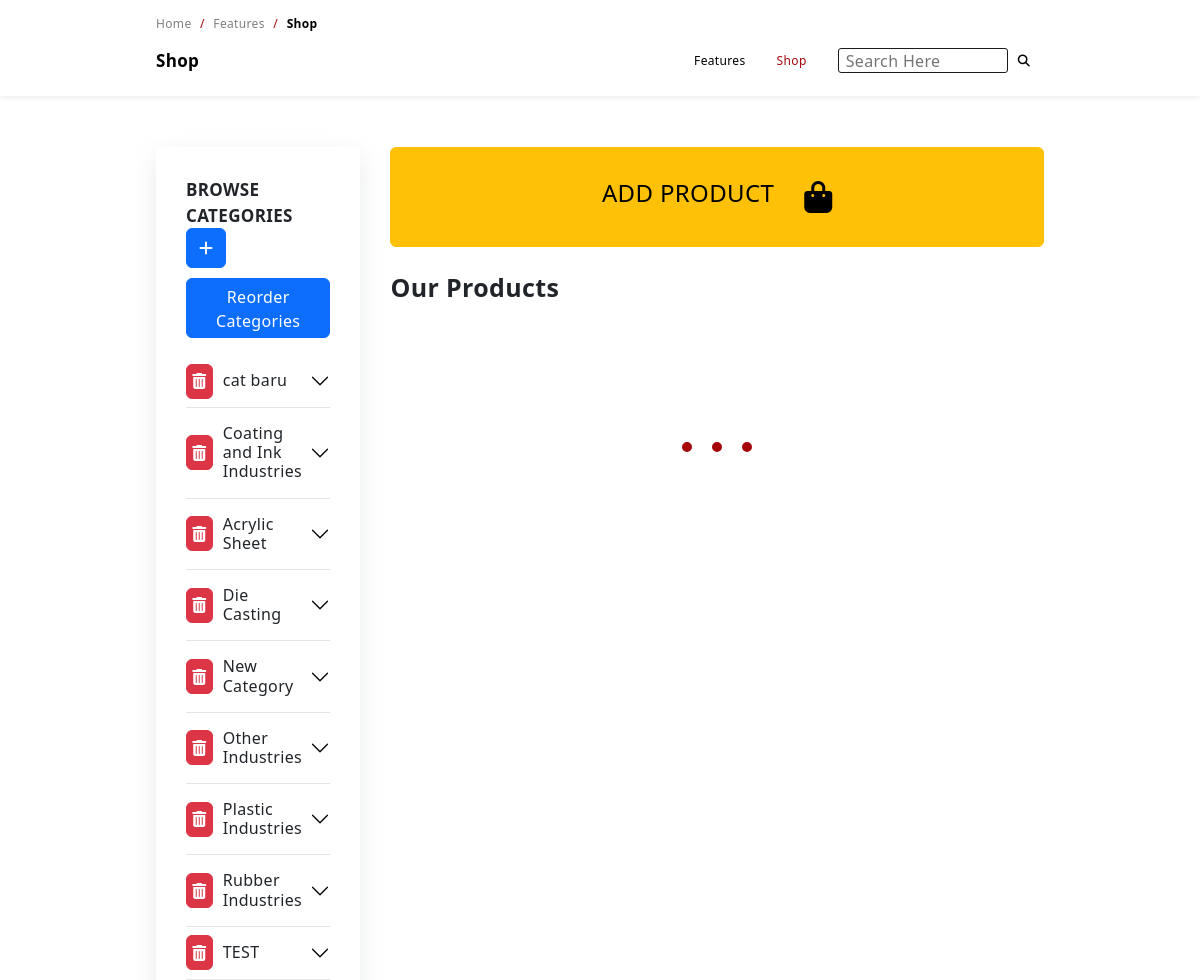
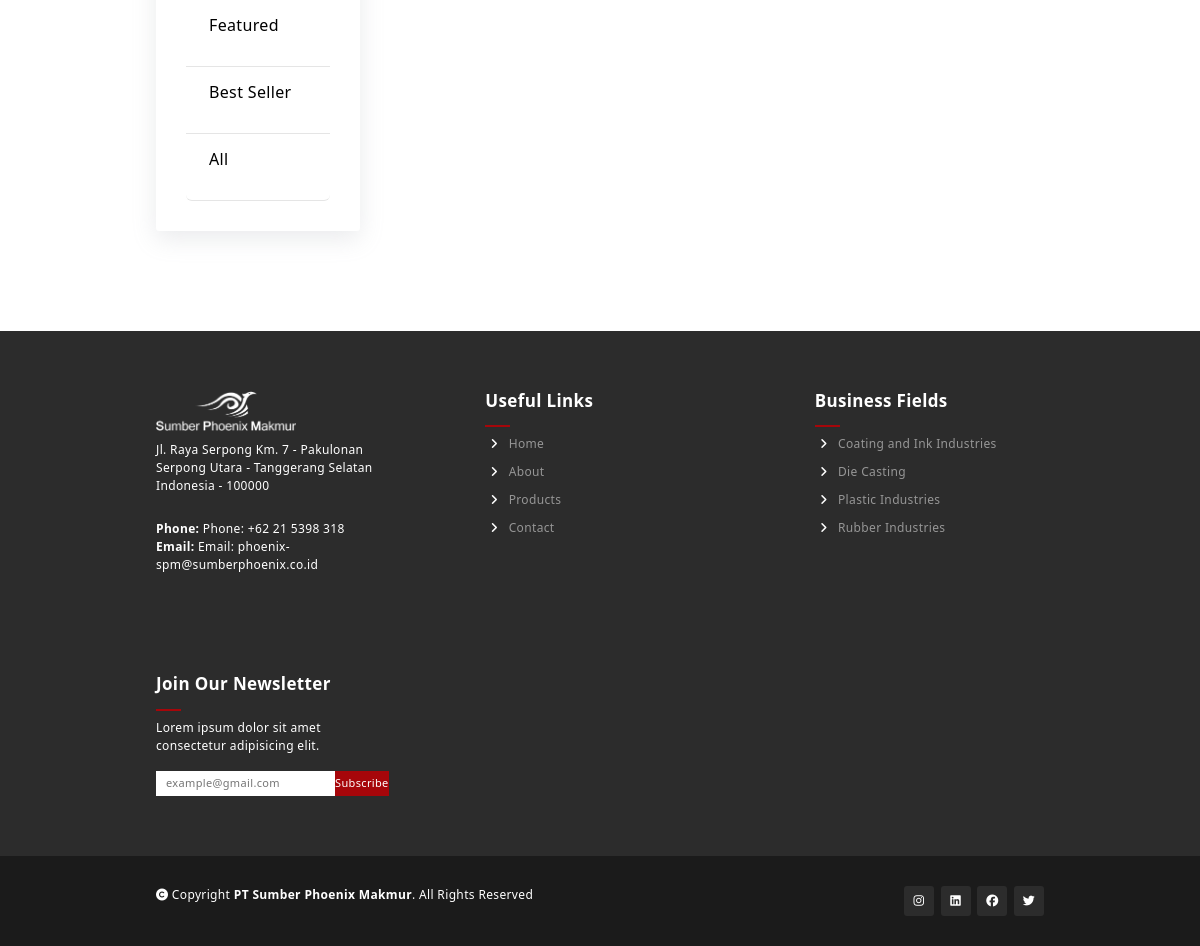
Screenshot of /admin/shop.php (signed in) with the database file from the repository (2 pictures, top to bottom).
### tables this page shows
CREATE TABLE `categories` (
  `cat_id` int(11) NOT NULL,
  `cat_code` varchar(100) NOT NULL,
  `cat_name` varchar(255) NOT NULL,
  `cat_img` text NOT NULL,
  `status` tinyint(1) NOT NULL DEFAULT 1,
  `order_by` int(11) NOT NULL
);

CREATE TABLE `company_profile` (
  `id_fitur` int(11) NOT NULL,
  `fitur_name` text NOT NULL,
  `fitur_data` text DEFAULT NULL
);

### admin/shop.php (the view, shortened to what this page needs)
<?php
include 'api/connect.php';
?>
<!DOCTYPE html>
<html lang="en">
<head>
    <link href="https://cdn.jsdelivr.net/npm/bootstrap@5.2.0-beta1/dist/css/bootstrap.min.css" rel="stylesheet">
    <link rel="stylesheet" href="../style.css">
    <link rel="stylesheet" href="../style/nav.css">
    <link rel="stylesheet" href="../style/footer.css">
    <link rel="stylesheet" href="../style/copyright.css">
    <link rel="stylesheet" href="../style/nav_templates.css">
    <link rel="stylesheet" href="../style/product/nav.css">
    <link rel="stylesheet" href="../style/product/shop.css">
    <link rel="stylesheet" href="style/shop.css">
</head>
<body>
    <nav class="navbar active fixed-top navbar-expand-lg">
        <div class="paragraph">
            <a href="index.php">Home </a>
            <span>/</span>
            <a href="./product.php">Features </a>
            <span>/</span>
            <strong class="product">Shop</strong>
        </div>
        <div class="container-fluid">
            <div class="navbar-brand">
                <div class="sub-heading">Shop</div>
            </div>
            <div class="collapse navbar-collapse" id="navbarSupportedContent">
                <ul class="navbar-nav mr-auto w-100 justify-content-end">
                    <li class="nav-item">
                        <a class="nav-link paragraph" href="./product.php">Features</a>
                    </li>
                    <li class="nav-item active">
                        <a class="nav-link paragraph" href="#">Shop</a>
                    </li>
                    <li class="nav-item">
                        <a class="nav-link paragraph">
                            <form autocomplete="off" action="/action_page.php" style="display:flex;justify-content:center;align-items:center;border:none;">
                                <div class="autocomplete">
                                    <input id="searchbar" type="text" name="search" onkeyup="searchProduct()"  class="search-bar" placeholder="Search Here" >
                                </div>
                                <i class="fa-solid fa-magnifying-glass search-icon"></i>
                            </form>
                        </a>
                    </li>
                </ul>
            </div>
        </div>
    </nav>
    <section class="product-section section-extra">
        <div class="container-fluid">
            <div class="filter-container">
                <div class="categories filters accordion" id="accordionExample">
                    <div class="filter-title sub-heading">
                        BROWSE CATEGORIES
                        <button type="button" class="btn btn-primary" data-bs-toggle="modal" data-bs-target="#addCatModal">
                            <i class="fa-solid fa-plus"></i>
                        </button>
                        <button type="button" class="btn btn-primary" style="width:100%;margin-top:10px;height:60px;" data-bs-toggle="modal" data-bs-target="#reorderModal">
                           Reorder Categories
                        </button>
                    </div>
                    <?php
                        $stmt =$conn->prepare("SELECT * FROM categories where status = 1 ORDER BY order_by asc");
                        $stmt->execute();
                        while($cat = $stmt->fetch()):
                    ?>
                    <div class="category accordion-item <?= $cat['cat_code'] ?>">
                        <h2 class="accordion-header" id="heading-<?= $cat['cat_code'] ?>">
                            <button class="btn btn-danger delCatBut" code="<?= $cat['cat_code'] ?>"><i class="fa-solid fa-trash-can"></i></button>
                            <button class="accordion-button collapsed" type="button" data-bs-toggle="collapse" data-bs-target="#collapse-<?= $cat['cat_code'] ?>" aria-expanded="false" aria-controls="collapse-<?= $cat['cat_code'] ?>">
                                <?= $cat['cat_name'] ?>
                            </button>
                        </h2>
                    </div>
                    <?php endwhile; ?>
                    <div class="category accordion-item featured">
                        <p class="accordion-header" id="heading-featured ?>">
                            <div class="category-item" id="featured">
                               Featured
                            </div>
                        </p>
                    </div>
                    <div class="category accordion-item bestseller">
                        <p class="accordion-header" id="heading-bestseller ?>">
                            <div class="category-item" id="bestseller">
                               Best Seller
                            </div>
                        </p>
                    </div>
                    <div class="category accordion-item All">
                        <p class="accordion-header" id="heading-All ?>">
                            <div class="category-item" id="random">
                                <?= 'All' ?>
                            </div>
                        </p>
                    </div>
                </div>
            </div>
            <div class="product-container">
                <button class="btn btn-warning addProduct" data-bs-toggle="modal" data-bs-target="#addProductModal" style="width:100%;height:100px;display:flex;justify-content:center;align-items:center"> <h4 style="margin-right:30px">ADD PRODUCT</h4> <i class="fa-solid fa-bag-shopping fa-2xl"></i></button>
                <div class="product-category-title">Our Products</div>
                <div class="loader">
                    <span class="loader__element"></span>
                    <span class="loader__element"></span>
                    <span class="loader__element"></span>
                </div>
            </div>
        </div>
    </section>
    <?php include 'bottombar.php'  ?>
</body>
</html>

### admin/bottombar.php
<?php
function getData1($fiturNama,$conn){
    $stmt = $conn->prepare('SELECT * FROM company_profile where fitur_name =? ');
    $stmt->execute([$fiturNama]);
    $temp = $stmt->fetch();
    $data = $temp['fitur_data'];
    return $data;
}
?>
<section class="footer-section">
        <div class="container-fluid grid">
            <div class="company-information">
                <div class="company-logo">
                    <img src="../src/<?= getData1('logo',$conn) ?>" id="company-logo" alt="">
                </div>
                <div class="company-address">
                    <p class="paragraph" col="address"><?= getData1('address',$conn)?> </p>
                </div>
                <div class="company-phone">
                    <p class="paragraph" col="phone"><strong>Phone: </strong><?= getData1('phone',$conn) ?></p>
                </div>
                <div class="company-email">
                    <p class="paragraph" col="email"><strong>Email: </strong><?= getData1('email',$conn) ?></p>
                </div>
            </div>
            <div class="useful-links">
                <h2 class="sub-heading underline">Useful Links</h2>
                <a class="footer-item" href="#">
                    <i class="fa-solid fa-angle-right"></i>
                    Home
                </a>
                <a class="footer-item" href="#about">
                    <i class="fa-solid fa-angle-right"></i>
                    About
                </a>
                <a class="footer-item" href="./templates/product.html">
                    <i class="fa-solid fa-angle-right"></i>
                    Products
                </a>
                <a class="footer-item" href="./templates/contact.html">
                    <i class="fa-solid fa-angle-right"></i>
                    Contact
                </a>
            </div>
            <div class="business-fields useful-links">
                <h2 class="sub-heading underline">Business Fields</h2>
                <?php
                    $stmt=$conn->prepare("SELECT c.cat_code as cat_code,c.cat_name as cat_name,c.cat_id as cat_id,c.cat_img as cat_img, count(s.sub_id)
                    FROM categories c
                    join subcategories s on c.cat_id = s.cat_id
                    join product_subcategory ps  on s.sub_id = ps.subcategory_id
                    join products p on ps.product_id = p.product_id
                    where c.status = 1 and s.status = 1 and p.status = 1 GROUP BY c.cat_id HAVING COUNT(ps.product_id) > 0 order by c.order_by ASC");
                    $stmt->execute();
                    while($cat = $stmt->fetch()):
                ?>
                <a class="footer-item" href="./shop.php?cateCode=<?= $cat['cat_code'] ?>">
                    <i class="fa-solid fa-angle-right"></i>
                    <?= $cat['cat_name'] ?>
                </a>
                <?php endwhile; ?>
            </div>
            <div class="newsletter">
                <h2 class="sub-heading underline">Join Our Newsletter</h2>
                <p class="paragraph" col="newsletter_desc"><?= getData1('newsletter_desc',$conn)?></p>
                <div class="email-input">
                    <input type="email" placeholder="example@gmail.com">
                    <button class="custom-button btn" type="button">Subscribe</button>
                </div>
            </div>
        </div>
    </section>
    <footer class="copyright-footer">
        <div class="container-fluid">
            <div class="copyright paragraph">
                <i class="fa-solid fa-copyright"></i>
                Copyright <strong>PT Sumber Phoenix Makmur</strong>. All Rights Reserved
            </div>
            <div class="copyright-social-media">
                <div class="icon-container-box">
                    <a href="<?= getData1('instagram',$conn) ?>" class="fa-brands fa-instagram"></a>
                </div>
                <div class="icon-container-box">
                    <a href="<?= getData1('linkedin',$conn) ?>" class="fa-brands fa-linkedin"></a>
                </div>
                <div class="icon-container-box">
                    <a href="<?= getData1('facebook',$conn) ?>" class="fa-brands fa-facebook"></a>
                </div>
                <div class="icon-container-box">
                    <a href="<?= getData1('twitter',$conn) ?>" class="fa-brands fa-twitter"></a>
                </div>
            </div>
        </div>
    </footer>

### style.css (style rules this page uses)
* { padding: 0; margin: 0; letter-spacing: 0.35px; -webkit-box-sizing: border-box; -moz-box-sizing: border-box; box-sizing: border-box; }
html { overflow-x: hidden; scroll-behavior: smooth; background: white; }
:root { --yellow: #a6060a; --black: #1B1B1B; --light-black: #2C2C2C; }
section { display: flex; justify-content: center; width: 100vw; }
.navbar, footer { display: flex !important; justify-content: center; }
footer { width: 100vw; }
a { text-decoration: none; }
.custom-button { color: white; background-color: var(--yellow); transition: 0.7s ease; padding: 0; border-color: rgba(0, 0, 0, 0); border-radius: 5px; display: flex; justify-content: center; align-items: center; }
.sub-heading { font-size: 17px; font-weight: bold; }
.grid { display: grid; grid-template-columns: repeat(auto-fit, minmax(300px, 1fr)); gap: 20px; }
.paragraph { font-size: 12px; }
.container-fluid { padding: 0; margin: 0; padding-right: 13vw; padding-left: 13vw; width: 100%; max-width: 1900px; }
.section-extra { padding-top: 120px; padding-bottom: 100px; }
.underline { position: relative; padding-bottom: 16px; }
.underline:after { display: block; content: ''; width: 70px; height: 4px; background: var(--yellow); position: absolute; bottom: 0; left: 50%; transform: translate(-50%, -50%); }
.accordion-item { border: none; border-bottom: 1px solid rgba(0, 0, 0, 0.1); }
.accordion-item .accordion-button { padding-left: 0; padding-right: 0; border: none; box-shadow: none; outline: none; }
.accordion-item .accordion-button.collapsed::after { width: 20px; height: 20px; object-fit: cover; }

### style/nav.css (style rules this page uses)
.navbar { background-color: white; box-shadow: 0 1px 6px 0 rgba(0, 0, 0, 0.1); padding-top: 13px; padding-bottom: 13px; }
.navbar-nav { align-items: center; }
.navbar-brand { margin-right: 0; }
.nav-link { transition: 0.3s ease; border-radius: 5px; margin-left: 15px; color: black; }
.navbar .nav-item { transition: 0.3s ease; }
.navbar .nav-item.active a { color: var(--yellow); }

### style/footer.css (style rules this page uses)
.footer-section { background-color: var(--light-black); height: auto; padding-top: 60px; padding-bottom: 60px; color: white; }
.footer-section .useful-links { display: flex; flex-direction: column; }
.footer-section .underline:after { left: 0 !important; transform: translate(0); width: 25px; height: 2px; }
.footer-section .footer-item { margin-left: 5px; font-size: 12px; color: rgba(255, 255, 255, 0.5); margin-bottom: 10px; text-decoration: none; width: 100%; transition: all 0.3s ease; cursor: pointer; }
.footer-section .footer-item i { margin-right: 7px; color: white; transition: all 0.3s ease; }
.footer-section .grid { grid-template-columns: repeat(auto-fit, minmax(200px, 1fr)); gap: 100px; }
.footer-section .company-information { max-width: 250px; }
.footer-section .business-fields { width: 180px; }
.footer-section img { width: 140px; filter: brightness(0) invert(1); margin-bottom: 10px; }
.footer-section .company-information .paragraph { margin-bottom: 0; }
.footer-section .company-information .company-address { margin-bottom: 25px; }
.footer-section .newsletter { max-width: 300px; }
.footer-section .email-input { display: flex; }
.footer-section .email-input input { border-radius: 0; border: none; padding-left: 10px; padding-right: 10px; font-size: 11px; }
.footer-section .email-input .custom-button { border: none; border-radius: 0; font-size: 11px; height: 25px; width: 65px; font-weight: 300; cursor: pointer; transition: 0.3s ease; }

### style/copyright.css (style rules this page uses)
.copyright-footer { height: auto; padding-top: 30px; padding-bottom: 30px; background-color: var(--black); color: white; }
.copyright-footer .container-fluid { display: flex; justify-content: space-between; }
.copyright-footer .copyright-social-media { display: flex; justify-content: space-between; width: 140px; }
.copyright-footer .icon-container-box { height: 30px; width: 30px; border-radius: 3px; font-size: 12px; background-color: var(--light-black); display: flex; justify-content: center; align-items: center; transition: 0.5s ease; cursor: pointer; }
.copyright-footer .icon-container-box a { text-decoration: none; color: white; }

### admin/shop.php (style rules this page uses)
.autocomplete { position: relative; display: inline-block; }
.autocomplete input { padding: 10px; font-size: 16px; }

### rows the page displays
categories: cat_name "cat baru"
categories: cat_name "Coating and Ink Industries"
categories: cat_name "Acrylic Sheet"
categories: cat_name "Die Casting"
categories: cat_name "New Category"
categories: cat_name "Other Industries"
categories: cat_name "Plastic Industries"
categories: cat_name "Rubber Industries"
categories: cat_name "TEST"
company_profile: fitur_data (picture)
company_profile: fitur_data "Jl. Raya Serpong Km. 7 - Pakulonan Serpong Utara - Tanggerang Selatan Indonesia - 100000"
company_profile: fitur_data "Phone: +62 21 5398 318"
company_profile: fitur_data "Email: phoenix-spm@sumberphoenix.co.id"
company_profile: fitur_data "Lorem ipsum dolor sit amet consectetur adipisicing elit."
